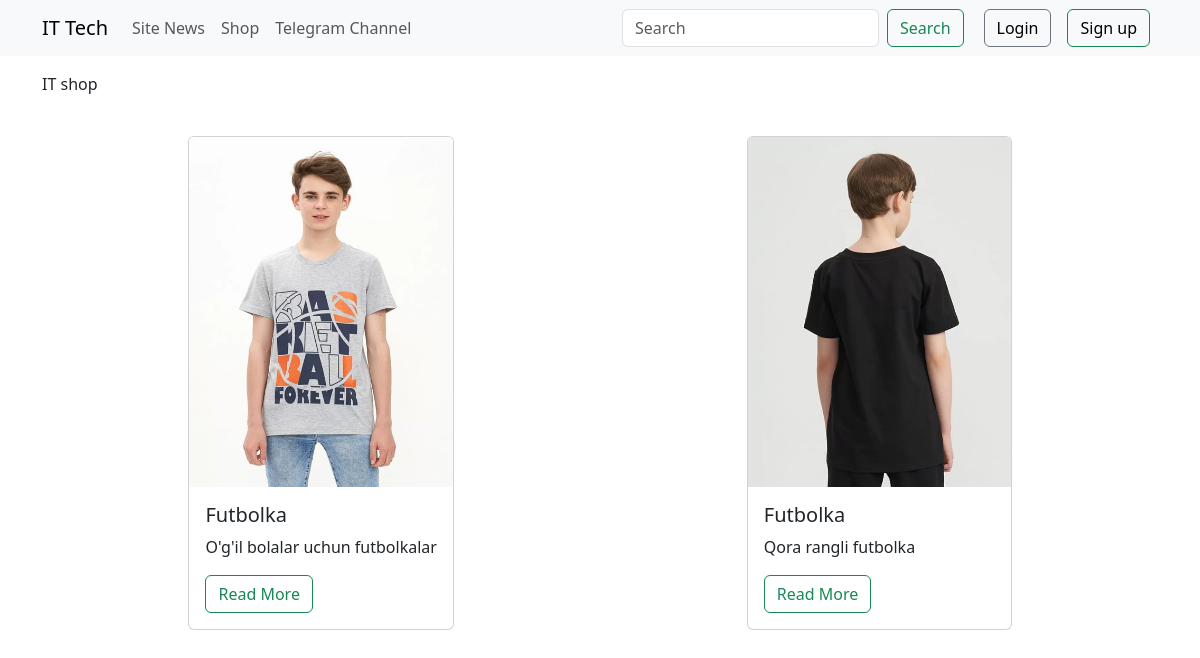
The app's page /shop/ with its own data.
### app/models.py (models this page shows, shortened)
class Img(models.Model):
    title = models.CharField(max_length=100, verbose_name="Nom kiriting")
    body = models.TextField(max_length=100, verbose_name='malumot bering')
    img = models.ImageField(upload_to='images', verbose_name='rasmni yuklang')

### app/views.py (the view)
# urls.py: path('shop/', shop, name='shop')
def shop(request):
    images = Img.objects.all()
    context = {
        'img':images
    }
    return render(request, 'shop.html', context=context)

### app/templates/shop.html
{% extends 'base.html' %}
{% block content %}
    <div class="container">
        <div class="mt-3">IT shop</div>
        <div class="cards mt-3 mb-3 d-flex flex-wrap justify-content-around">
            {% for i in img %}
                <div class="card mt-4">
                    <img src="{{i.img.url}}" class="card-img-top" width="350" height="350" alt="{{i.title}}">
                    <div class="card-body">
                        <h5 class="card-title">{{i.title}}</h5>
                        <p class="card-text">
                            {{i.body|truncatewords:15}}
                        </p>
                        <a href="" class="btn btn-outline-success">Read More</a>
                    </div>
                </div>
                {% endfor %}
        </div>
    </div>
{% endblock %}

### app/templates/base.html (shortened to what this page needs)
<!doctype html>
<html lang="en">
  <head>
    <link href="https://cdn.jsdelivr.net/npm/bootstrap@5.3.2/dist/css/bootstrap.min.css" rel="stylesheet">
  </head>
  <body>
    <nav class="navbar navbar-expand-lg bg-body-tertiary">
        <div class="container">
          <a class="navbar-brand" href="{% url 'base' %}">IT Tech</a>
          <div class="collapse navbar-collapse" id="navbarSupportedContent">
            <ul class="navbar-nav me-auto mb-2 mb-lg-0">
              <li class="nav-item">
                <a class="nav-link" href="{% url 'post' %}">Site News</a>
              </li>
              <li class="nav-item">
                <a class="nav-link" href="{% url 'shop' %}">Shop</a>
              </li>
              <li class="nav-item">
                <a class="nav-link" href="https://t.me/avazbekcoder">Telegram Channel</a>
              </li>
            </ul>
            <form class="d-flex" role="search">
              <input class="form-control me-2" type="search" placeholder="Search" aria-label="Search">
              <button class="btn btn-outline-success" type="submit">Search</button>
            </form>
            {% if user.is_authenticated %}
              <a href="" class="btn btn-outline-success" style="margin-left: 20px;">Dashboard</a>
              <a href="{% url 'logout' %}" class="btn btn-outline-secondary" style="margin-left: 20px;">LogOut</a>
            {% else %}
              <div class="me-2 d-grid gap-2 d-md-flex justify-content-md-end">
                <button class="btn btn-outline-secondary me-md-2" type="button" style="margin-left: 20px;"><a href="{% url 'login' %}" style="color: black; text-decoration: none;">Login</a></button>
                <button class="btn btn-outline-success" type="button"><a href="{% url 'signup' %}" style="color: black; text-decoration: none;">Sign up</a></button>
              </div>
              </div>
            {% endif %}
        </div>
      </nav>
    {% block content %}{% endblock %}
  </body>
</html>

### records on screen
Img: img (picture), title "Futbolka", body "O'g'il bolalar uchun futbolkalar"
Img: img (picture), title "Futbolka", body "Qora rangli futbolka"
